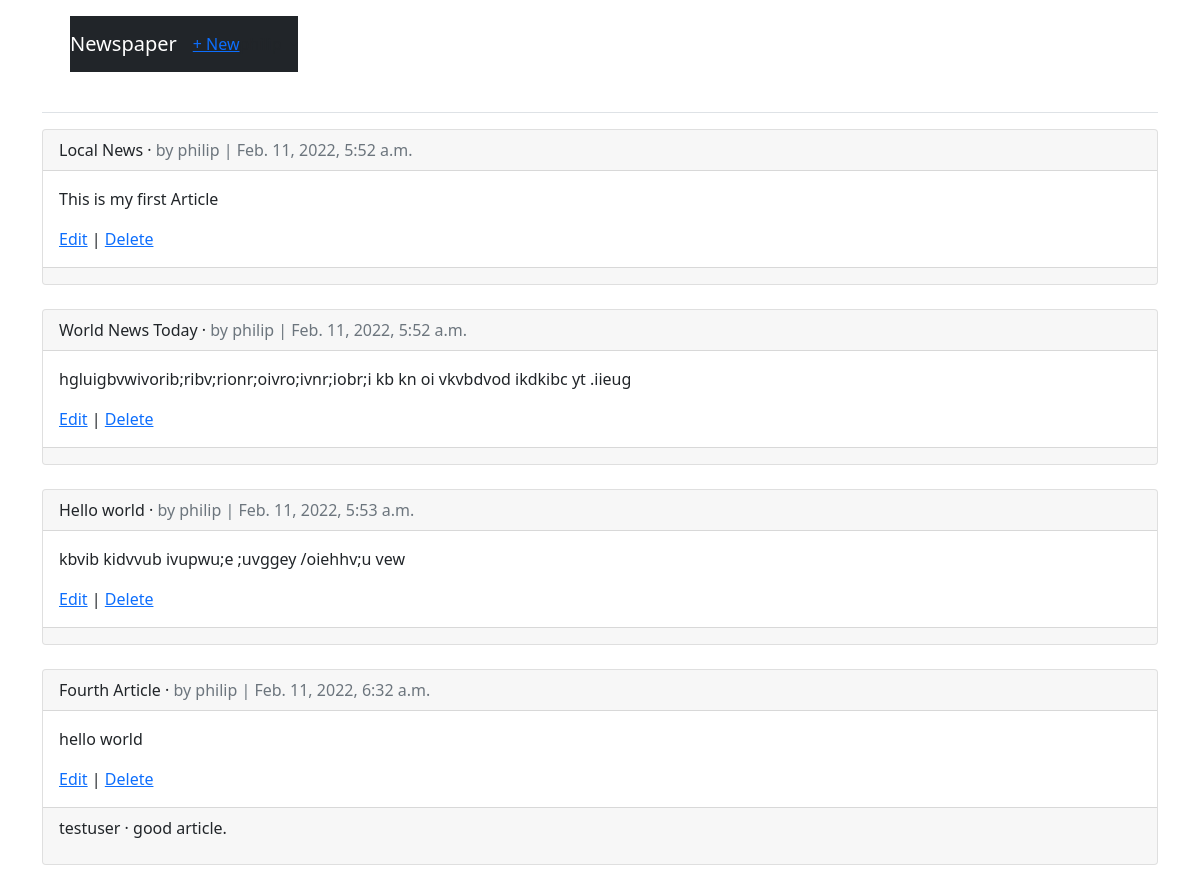
/articles/ (signed in), run on the app's committed database.
### users/models.py (models this page shows)
class CustomUser(AbstractUser):
	age = models.PositiveIntegerField(null=True, blank=True)

### articles/models.py (models this page shows, shortened)
class Article(models.Model):
	title = models.CharField(max_length=255)
	body = models.TextField()
	date = models.DateTimeField(auto_now_add=True)
	author = models.ForeignKey(
		get_user_model(),
		on_delete=models.CASCADE,
	)

class Comment(models.Model): # new
	article = models.ForeignKey(Article, on_delete=models.CASCADE,
		related_name='comments',)
	comment = models.CharField(max_length=140)
	author = models.ForeignKey(
		get_user_model(),
		on_delete=models.CASCADE,
)
	def __str__(self):
		return self.comment

### articles/views.py (the view)
# urls.py: path('', ArticleListView.as_view(), name='article_list'),
class ArticleListView(LoginRequiredMixin, ListView):
	model = Article
	template_name = 'article_list.html'
	login_url = 'login'

### users/templates/article_list.html (shortened to what this page needs)
{% extends 'base.html' %}
{% block content %}
{% for article in object_list %}
<div class="card">
<div class="card-header">
<span class="font-weight-bold">{{ article.title }}</span> &middot;
<span class="text-muted">by {{ article.author }} |
{{ article.date }}</span>
</div>
<div class="card-body">
<p>{{ article.body }}</p>
<a href="{% url 'article_edit' article.pk %}">Edit</a> |
<a href="{% url 'article_delete' article.pk %}">Delete</a>
</div>
<div class="card-footer">
{% for comment in article.comments.all %}
<p>
<span class="font-weight-bold">{{ comment.author }} &middot;</span>
{{ comment }}
</p>
{% endfor %}
</div>
</div>
<br />
{% endfor %}
{% endblock content %}

### users/templates/base.html (shortened to what this page needs)
<!DOCTYPE html>
<html>
<head>
  <link href="https://cdn.jsdelivr.net/npm/bootstrap@5.1.3/dist/css/bootstrap.min.css" rel="stylesheet">
</head>
<body>
  <div class="container">
    <header class="p-3 mb-3 border-bottom">
      <div class="container">
        <div class="d-flex flex-wrap align-items-center justify-content-center
          justify-content-lg-start">
        <nav class="navbar navbar-expand-md navbar-dark bg-dark mb-4">
          <a class="navbar-brand" href="{% url 'home' %}">Newspaper</a>
          <ul class="nav col-12 col-lg-auto me-lg-auto mb-2 justify-content-center
            mb-md-0">
          {% if user.is_authenticated %}
          <ul class="navbar-nav mr-auto">
            <li class="nav-item"><a href="{% url 'article_new' %}">+ New</a></li>
          </ul>
          <div class="dropdown text-end">
            <a href="#" class="d-block link-dark text-decoration-none dropdown-toggle"
              id="dropdownUser1" data-bs-toggle="dropdown" aria-expanded="false">
              {{ user.username }}
            </a>
          </div>
          {% else %}
          </ul>
          <div class="text-end">
            <a href="{% url 'login' %}" class="btn btn-outline-primary me-2">Log In</a>
            <a href="{% url 'signup' %}" class="btn btn-primary">Sign Up</a>
          </div>
          {% endif %}
        </div>
      </div>
    </header>
    <main>
      {% block content %}
      {% endblock content %}
    </main>
  </div>
</body>
</html>

### data on the page
CustomUser: username "philip"
Article: title "Local News", author "philip", date "Feb. 11, 2022, 5:52 a.m.", body "This is my first Article"
Article: title "World News Today", author "philip", date "Feb. 11, 2022, 5:52 a.m.", body "hgluigbvwivorib;ribv;rionr;oivro;ivnr;iobr;i kb kn oi vkvbdvod ikdkibc yt .iieug"
Article: title "Hello world", author "philip", date "Feb. 11, 2022, 5:53 a.m.", body "kbvib kidvvub ivupwu;e ;uvggey /oiehhv;u vew"
Article: title "Fourth Article", author "philip", date "Feb. 11, 2022, 6:32 a.m.", body "hello world"
Comment: author "testuser", comment "good article."
